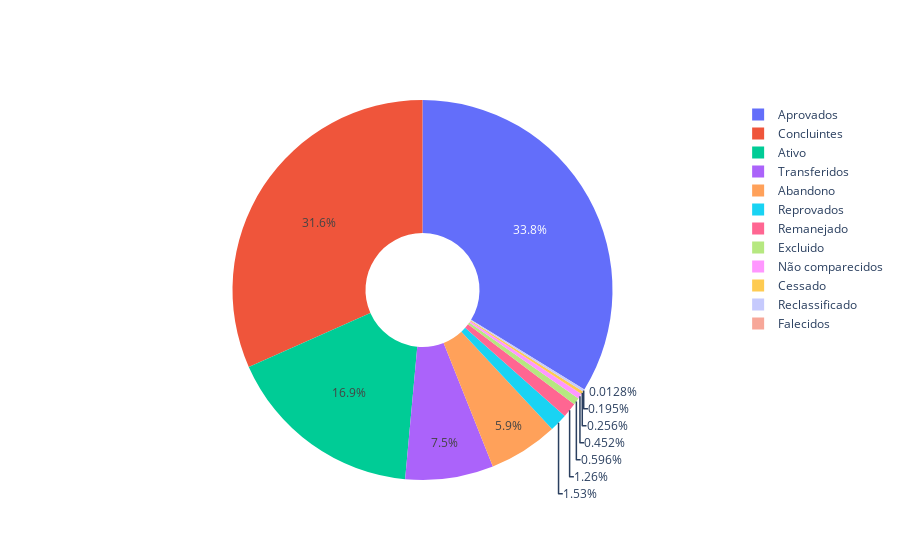

Notebook code for this chart:
### Code cell
import plotly.graph_objects as go
import numpy as np

situacao = pd.DataFrame(columns=['Situacao', 'Quantidade'])

columns = ['SIT_AL_APROV', 'SIT_AL_REPROV', 'SIT_AL_ABAND', 'SIT_AL_CONCL', 'SIT_AL_TRANSF', 'SIT_AL_FALEC', 'SIT_AL_NCOM', 'SIT_AL_EXCL', 'SIT_AL_CES', 'SIT_AL_REMAN', 'SIT_AL_RECLAS', 'SIT_AL_ATIVO']
labels = ['Aprovados', 'Reprovados', 'Abandono', 'Concluintes', 'Transferidos', 'Falecidos', 'Não comparecidos', 'Excluido', 'Cessado', 'Remanejado', 'Reclassificado', 'Ativo']

for idx, label in enumerate(labels):
    situacao.loc[idx] = list([label, np.sum(y[columns[idx]])])

fig = go.Figure(data=[go.Pie(labels=situacao['Situacao'], values=situacao['Quantidade'], hole=.3)])
fig.show()

### Figure 1 — Plotly figure (JSON) as saved in the notebook; plotly's stock layout.template omitted (floating-point values rounded to 4 significant figures)
{"data": [{"hole": 0.3, "labels": ["Aprovados", "Reprovados", "Abandono", "Concluintes", "Transferidos", "Falecidos", "Não comparecidos", "Excluido", "Cessado", "Remanejado", "Reclassificado", "Ativo"], "type": "pie", "values": [1294232, 58560, 226133, 1212634, 287344, 490, 17328, 22831, 9801, 48203, 7456, 647949]}], "layout": {}}
